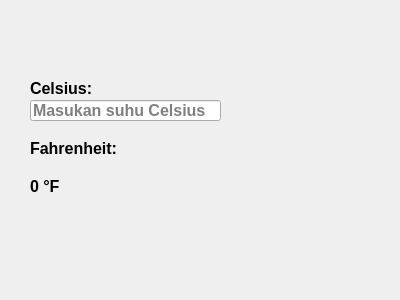
<?xml version="1.0" encoding="UTF-8"?>
<ui version="4.0">
 <class>Form</class>
 <widget class="QWidget" name="Form">
  <property name="geometry">
   <rect>
    <x>0</x>
    <y>0</y>
    <width>400</width>
    <height>300</height>
   </rect>
  </property>
  <property name="font">
   <font>
    <pointsize>12</pointsize>
    <weight>75</weight>
    <bold>true</bold>
   </font>
  </property>
  <property name="windowTitle">
   <string>Konverter Suhu.</string>
  </property>
  <widget class="QLabel" name="label">
   <property name="geometry">
    <rect>
     <x>30</x>
     <y>80</y>
     <width>81</width>
     <height>16</height>
    </rect>
   </property>
   <property name="font">
    <font>
     <pointsize>12</pointsize>
     <weight>75</weight>
     <bold>true</bold>
    </font>
   </property>
   <property name="text">
    <string>Celsius:</string>
   </property>
  </widget>
  <widget class="QLineEdit" name="input_c">
   <property name="geometry">
    <rect>
     <x>30</x>
     <y>100</y>
     <width>191</width>
     <height>21</height>
    </rect>
   </property>
   <property name="placeholderText">
    <string>Masukan suhu Celsius</string>
   </property>
  </widget>
  <widget class="QLabel" name="label_2">
   <property name="geometry">
    <rect>
     <x>30</x>
     <y>140</y>
     <width>101</width>
     <height>16</height>
    </rect>
   </property>
   <property name="text">
    <string>Fahrenheit:</string>
   </property>
  </widget>
  <widget class="QLabel" name="output_f">
   <property name="geometry">
    <rect>
     <x>30</x>
     <y>180</y>
     <width>47</width>
     <height>13</height>
    </rect>
   </property>
   <property name="text">
    <string>0 °F</string>
   </property>
  </widget>
 </widget>
 <resources/>
 <connections/>
</ui>
